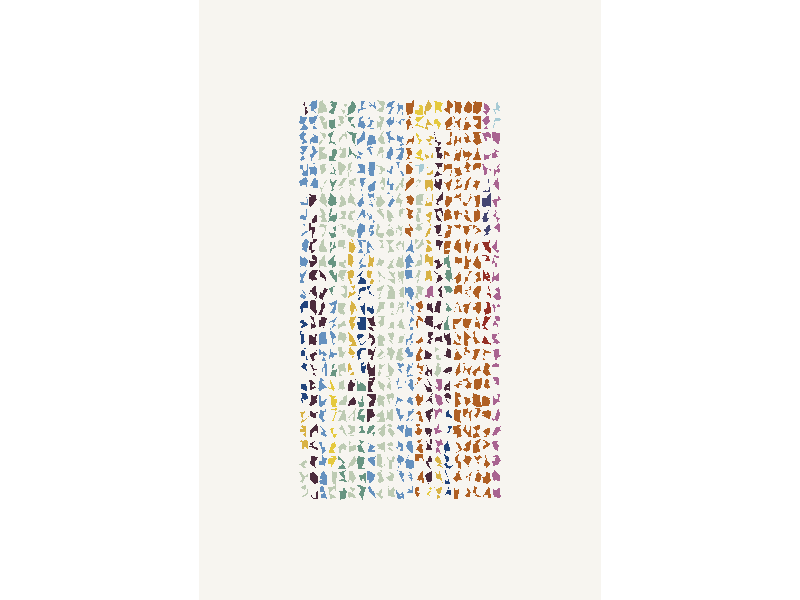

R code for this plot:
## ---- chunk 1
knitr::opts_chunk$set(echo = TRUE)
## ---- chunk 2
library(tidyverse)
library(TSP)
set.seed(1)

clrs <- list(
  "#21447c",
  "#bdcbb3",
  "#6591bf",
  "#689582",
  "#444772",
  "#e5c93e",
  "#d8b244",
  "#af6024",
  "#953026",
  "#4b2b3c",
  "#a7cbd5",
  "#a96491"
)

clrs <- setNames(clrs, str_remove(paste0("clr_", clrs), "#"))

generate_initial_grid <- function(x_by = 5, y_by = 8) {
  initial_df <- crossing(
  x = seq(0, 100, by = x_by),
  y = seq(0, 200, by = y_by)
) %>% 
  mutate(xend = x + x_by,
         yend = y + y_by,
         g = row_number())
}

rando_points <- function(x, y, xend, yend, g) {
  tibble(
    x = runif(n = 10, min = x, max = xend), 
    y = runif(n = 10, min = y, max = yend), 
    g = g 
  )
}

tour <- function(obj) {
  obj$tour <- unname(c(solve_TSP(ETSP(obj[, c("x", "y")]))))
  arrange(obj, order(tour))
}

initial_df <- generate_initial_grid()

tsp_polygons <- initial_df %>% 
  pmap_dfr(rando_points) %>% 
  tour()
## ---- chunk 3
starting_clr <- "clr_bdcbb3"
clr_container <- vector("numeric", length = length(unique(tsp_polygons$g)))
for(i in 1:length(unique(tsp_polygons$g))) {
  if(i == 1) {
    next_clr <- sample(c(starting_clr, sample(names(clrs), 1)), size = 1, prob = c(0.9, 0.1))
  }
  else {
    next_clr <- sample(c(next_clr, sample(names(clrs), 1)), size = 1, prob = c(0.9, 0.1))
  }
  clr_container[[i]] <- next_clr
}

clr_df <- tibble(
  clr = clr_container
) %>% 
  mutate(g = row_number())

p <- tsp_polygons %>% 
  left_join(clr_df, by = "g") %>% 
  ggplot(aes(x = x, y = y, group = g, fill = clr)) +
  geom_polygon(show.legend = FALSE) +
  coord_equal(expand = FALSE) +
  scale_fill_manual(values = clrs) +
  theme_void() +
  theme(
    plot.background = element_rect(fill = "#f7f5f0", color = "#f7f5f0"),
    plot.margin = unit(c(1,1,1,1), "in")
  )
## ---- chunk 4
# ggsave(
#   here::here("week10", "output.png"),
#   p,
#   device = ragg::agg_png
# )
# 
# img <- magick::image_read(here::here("week10", "output.png"))
# img %>% magick::image_trim() %>% magick::image_write(here::here("week10", "output.png"))
